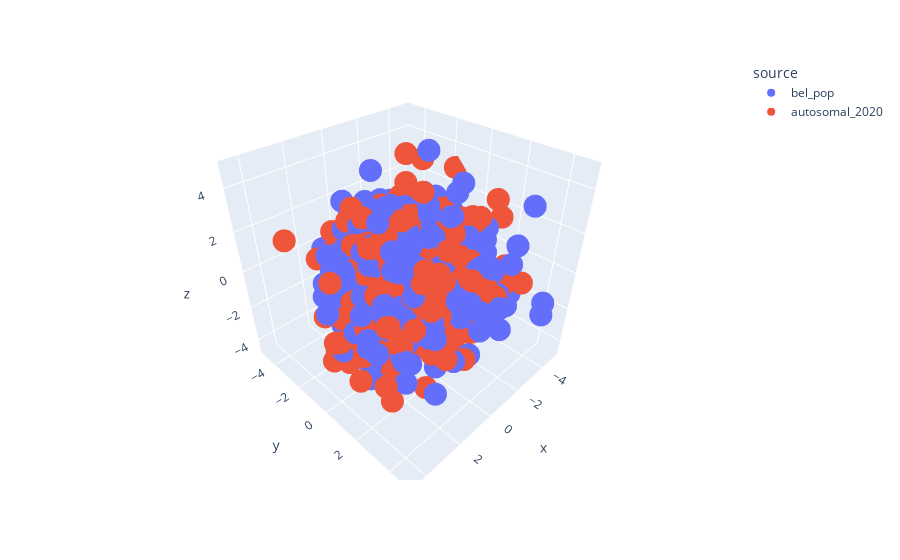
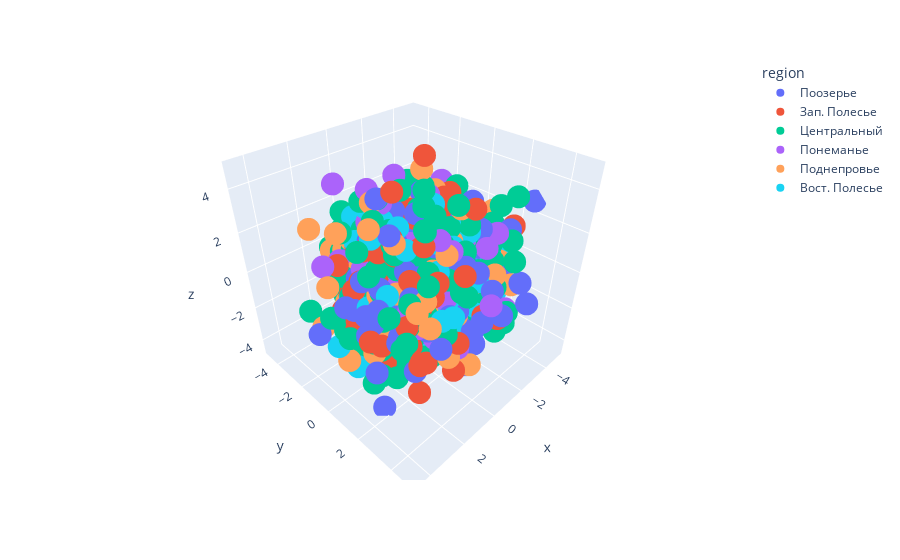

The notebook cell saved with these charts, in order:
### Markdown cell above
**Belarussian population**

### Code cell
from populations.viz_utils import vizualize_pca

vizualize_pca(dh.get('bel_data'), 'source', one_hot=True)
vizualize_pca(dh.get('bel_data'), 'region', one_hot=True)

### Figure 1 — Plotly figure (JSON) as saved in the notebook; plotly's stock layout.template omitted (floating-point values rounded to 4 significant figures; data arrays with more than 128 entries replaced by an {"elided": "..."} marker saying what was removed)
{"data": [{"hovertemplate": "source=bel_pop<br>x=%{x}<br>y=%{y}<br>z=%{z}<extra></extra>", "legendgroup": "bel_pop", "marker": {"color": "#636efa", "symbol": "circle"}, "mode": "markers", "name": "bel_pop", "scene": "scene", "showlegend": true, "type": "scatter3d", "x": {"elided": "803 float values"}, "y": {"elided": "803 float values"}, "z": {"elided": "803 float values"}}, {"hovertemplate": "source=autosomal_2020<br>x=%{x}<br>y=%{y}<br>z=%{z}<extra></extra>", "legendgroup": "autosomal_2020", "marker": {"color": "#EF553B", "symbol": "circle"}, "mode": "markers", "name": "autosomal_2020", "scene": "scene", "showlegend": true, "type": "scatter3d", "x": {"elided": "537 float values"}, "y": {"elided": "537 float values"}, "z": {"elided": "537 float values"}}], "layout": {"legend": {"title": {"text": "source"}, "tracegroupgap": 0}, "margin": {"t": 60}, "scene": {"domain": {"x": [0, 1], "y": [0, 1]}, "xaxis": {"title": {"text": "x"}}, "yaxis": {"title": {"text": "y"}}, "zaxis": {"title": {"text": "z"}}}}}

### Figure 2 — Plotly figure (JSON) as saved in the notebook; plotly's stock layout.template omitted (floating-point values rounded to 4 significant figures; data arrays with more than 128 entries replaced by an {"elided": "..."} marker saying what was removed)
{"data": [{"hovertemplate": "region=Поозерье<br>x=%{x}<br>y=%{y}<br>z=%{z}<extra></extra>", "legendgroup": "Поозерье", "marker": {"color": "#636efa", "symbol": "circle"}, "mode": "markers", "name": "Поозерье", "scene": "scene", "showlegend": true, "type": "scatter3d", "x": {"elided": "247 float values"}, "y": {"elided": "247 float values"}, "z": {"elided": "247 float values"}}, {"hovertemplate": "region=Зап. Полесье<br>x=%{x}<br>y=%{y}<br>z=%{z}<extra></extra>", "legendgroup": "Зап. Полесье", "marker": {"color": "#EF553B", "symbol": "circle"}, "mode": "markers", "name": "Зап. Полесье", "scene": "scene", "showlegend": true, "type": "scatter3d", "x": {"elided": "233 float values"}, "y": {"elided": "233 float values"}, "z": {"elided": "233 float values"}}, {"hovertemplate": "region=Центральный<br>x=%{x}<br>y=%{y}<br>z=%{z}<extra></extra>", "legendgroup": "Центральный", "marker": {"color": "#00cc96", "symbol": "circle"}, "mode": "markers", "name": "Центральный", "scene": "scene", "showlegend": true, "type": "scatter3d", "x": {"elided": "386 float values"}, "y": {"elided": "386 float values"}, "z": {"elided": "386 float values"}}, {"hovertemplate": "region=Понеманье<br>x=%{x}<br>y=%{y}<br>z=%{z}<extra></extra>", "legendgroup": "Понеманье", "marker": {"color": "#ab63fa", "symbol": "circle"}, "mode": "markers", "name": "Понеманье", "scene": "scene", "showlegend": true, "type": "scatter3d", "x": {"elided": "148 float values"}, "y": {"elided": "148 float values"}, "z": {"elided": "148 float values"}}, {"hovertemplate": "region=Поднепровье<br>x=%{x}<br>y=%{y}<br>z=%{z}<extra></extra>", "legendgroup": "Поднепровье", "marker": {"color": "#FFA15A", "symbol": "circle"}, "mode": "markers", "name": "Поднепровье", "scene": "scene", "showlegend": true, "type": "scatter3d", "x": {"elided": "185 float values"}, "y": {"elided": "185 float values"}, "z": {"elided": "185 float values"}}, {"hovertemplate": "region=Вост. Полесье<br>x=%{x}<br>y=%{y}<br>z=%{z}<extra></extra>", "legendgroup": "Вост. Полесье", "marker": {"color": "#19d3f3", "symbol": "circle"}, "mode": "markers", "name": "Вост. Полесье", "scene": "scene", "showlegend": true, "type": "scatter3d", "x": {"elided": "142 float values"}, "y": {"elided": "142 float values"}, "z": {"elided": "142 float values"}}], "layout": {"legend": {"title": {"text": "region"}, "tracegroupgap": 0}, "margin": {"t": 60}, "scene": {"domain": {"x": [0, 1], "y": [0, 1]}, "xaxis": {"title": {"text": "x"}}, "yaxis": {"title": {"text": "y"}}, "zaxis": {"title": {"text": "z"}}}}}
